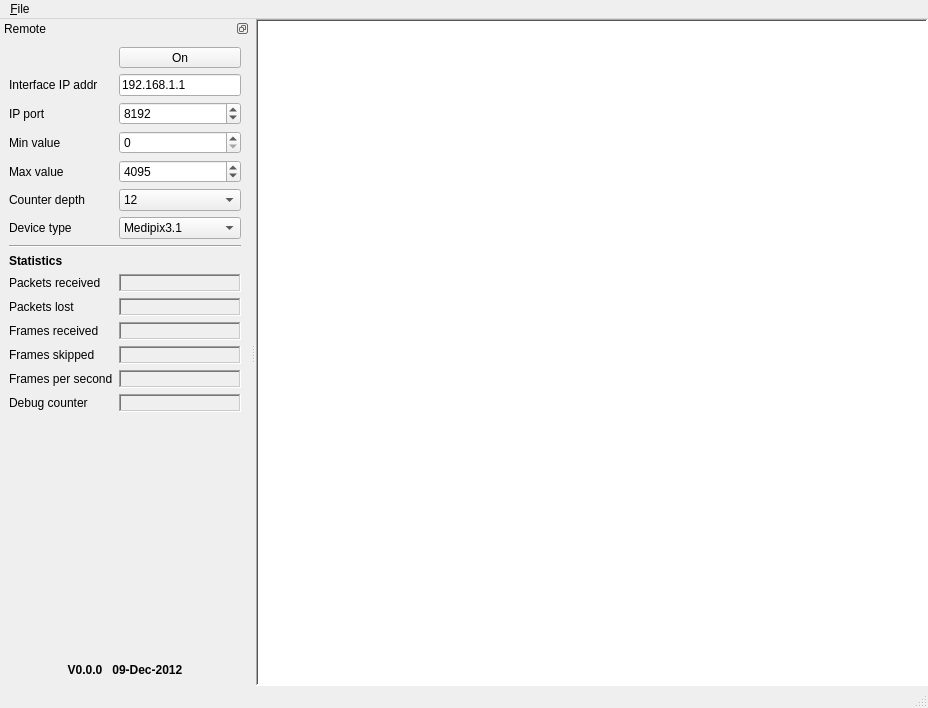
<?xml version="1.0" encoding="UTF-8"?>
<ui version="4.0">
 <class>SpidrTv</class>
 <widget class="QMainWindow" name="SpidrTv">
  <property name="geometry">
   <rect>
    <x>0</x>
    <y>0</y>
    <width>928</width>
    <height>708</height>
   </rect>
  </property>
  <property name="windowTitle">
   <string>SPIDR-TV</string>
  </property>
  <property name="windowIcon">
   <iconset resource="spidrtv.qrc">
    <normaloff>:/default/spidr.png</normaloff>:/default/spidr.png</iconset>
  </property>
  <widget class="QWidget" name="centralwidget">
   <layout class="QGridLayout" name="gridLayout">
    <property name="margin">
     <number>0</number>
    </property>
    <item row="0" column="0">
     <widget class="QLabel" name="_lbView">
      <property name="autoFillBackground">
       <bool>false</bool>
      </property>
      <property name="styleSheet">
       <string notr="true">background-color: white;</string>
      </property>
      <property name="frameShape">
       <enum>QFrame::WinPanel</enum>
      </property>
      <property name="frameShadow">
       <enum>QFrame::Sunken</enum>
      </property>
      <property name="text">
       <string/>
      </property>
      <property name="pixmap">
       <pixmap resource="spidrtv.qrc">:/default/spidrtv.png</pixmap>
      </property>
      <property name="scaledContents">
       <bool>true</bool>
      </property>
     </widget>
    </item>
   </layout>
  </widget>
  <widget class="QMenuBar" name="menubar">
   <property name="geometry">
    <rect>
     <x>0</x>
     <y>0</y>
     <width>928</width>
     <height>21</height>
    </rect>
   </property>
   <widget class="QMenu" name="menu_File">
    <property name="title">
     <string>&amp;File</string>
    </property>
    <addaction name="actionExit"/>
   </widget>
   <addaction name="menu_File"/>
  </widget>
  <widget class="QStatusBar" name="statusbar"/>
  <widget class="QDockWidget" name="dwZapper">
   <property name="minimumSize">
    <size>
     <width>250</width>
     <height>618</height>
    </size>
   </property>
   <property name="features">
    <set>QDockWidget::DockWidgetFloatable|QDockWidget::DockWidgetMovable</set>
   </property>
   <property name="allowedAreas">
    <set>Qt::LeftDockWidgetArea|Qt::RightDockWidgetArea</set>
   </property>
   <property name="windowTitle">
    <string>Remote</string>
   </property>
   <attribute name="dockWidgetArea">
    <number>1</number>
   </attribute>
   <widget class="QWidget" name="dockWidgetContents">
    <layout class="QFormLayout" name="formLayout">
     <property name="fieldGrowthPolicy">
      <enum>QFormLayout::AllNonFixedFieldsGrow</enum>
     </property>
     <item row="0" column="1">
      <widget class="QToolButton" name="_tbOn">
       <property name="sizePolicy">
        <sizepolicy hsizetype="Preferred" vsizetype="Preferred">
         <horstretch>1</horstretch>
         <verstretch>0</verstretch>
        </sizepolicy>
       </property>
       <property name="text">
        <string>On</string>
       </property>
      </widget>
     </item>
     <item row="1" column="0">
      <widget class="QLabel" name="label_14">
       <property name="text">
        <string>Interface IP addr</string>
       </property>
      </widget>
     </item>
     <item row="1" column="1">
      <widget class="QLineEdit" name="_leAdapter">
       <property name="text">
        <string>192.168.1.1</string>
       </property>
      </widget>
     </item>
     <item row="2" column="0">
      <widget class="QLabel" name="label">
       <property name="toolTip">
        <string>(Port)</string>
       </property>
       <property name="text">
        <string>IP port</string>
       </property>
      </widget>
     </item>
     <item row="2" column="1">
      <widget class="QSpinBox" name="_sbPort">
       <property name="minimum">
        <number>1</number>
       </property>
       <property name="maximum">
        <number>65535</number>
       </property>
       <property name="value">
        <number>8192</number>
       </property>
      </widget>
     </item>
     <item row="3" column="0">
      <widget class="QLabel" name="label_2">
       <property name="text">
        <string>Min value</string>
       </property>
      </widget>
     </item>
     <item row="3" column="1">
      <widget class="QSpinBox" name="_sbMinValue">
       <property name="maximum">
        <number>4095</number>
       </property>
       <property name="singleStep">
        <number>64</number>
       </property>
      </widget>
     </item>
     <item row="4" column="0">
      <widget class="QLabel" name="label_3">
       <property name="text">
        <string>Max value</string>
       </property>
      </widget>
     </item>
     <item row="4" column="1">
      <widget class="QSpinBox" name="_sbMaxValue">
       <property name="maximum">
        <number>16777215</number>
       </property>
       <property name="singleStep">
        <number>64</number>
       </property>
       <property name="value">
        <number>4095</number>
       </property>
      </widget>
     </item>
     <item row="5" column="0">
      <widget class="QLabel" name="label_17">
       <property name="text">
        <string>Counter depth</string>
       </property>
      </widget>
     </item>
     <item row="5" column="1">
      <widget class="QComboBox" name="_cbCounterDepth">
       <property name="currentIndex">
        <number>2</number>
       </property>
       <item>
        <property name="text">
         <string>1</string>
        </property>
       </item>
       <item>
        <property name="text">
         <string>4</string>
        </property>
       </item>
       <item>
        <property name="text">
         <string>12</string>
        </property>
       </item>
       <item>
        <property name="text">
         <string>24</string>
        </property>
       </item>
      </widget>
     </item>
     <item row="7" column="0" colspan="2">
      <widget class="Line" name="line">
       <property name="orientation">
        <enum>Qt::Horizontal</enum>
       </property>
      </widget>
     </item>
     <item row="10" column="0">
      <widget class="QLabel" name="label_4">
       <property name="font">
        <font>
         <weight>75</weight>
         <bold>true</bold>
        </font>
       </property>
       <property name="text">
        <string>Statistics</string>
       </property>
      </widget>
     </item>
     <item row="19" column="0">
      <spacer name="verticalSpacer">
       <property name="orientation">
        <enum>Qt::Vertical</enum>
       </property>
       <property name="sizeHint" stdset="0">
        <size>
         <width>20</width>
         <height>40</height>
        </size>
       </property>
      </spacer>
     </item>
     <item row="20" column="0">
      <spacer name="verticalSpacer_2">
       <property name="orientation">
        <enum>Qt::Vertical</enum>
       </property>
       <property name="sizeHint" stdset="0">
        <size>
         <width>20</width>
         <height>40</height>
        </size>
       </property>
      </spacer>
     </item>
     <item row="21" column="0">
      <spacer name="verticalSpacer_3">
       <property name="orientation">
        <enum>Qt::Vertical</enum>
       </property>
       <property name="sizeHint" stdset="0">
        <size>
         <width>20</width>
         <height>40</height>
        </size>
       </property>
      </spacer>
     </item>
     <item row="22" column="0">
      <spacer name="verticalSpacer_4">
       <property name="orientation">
        <enum>Qt::Vertical</enum>
       </property>
       <property name="sizeHint" stdset="0">
        <size>
         <width>20</width>
         <height>40</height>
        </size>
       </property>
      </spacer>
     </item>
     <item row="23" column="0">
      <spacer name="verticalSpacer_5">
       <property name="orientation">
        <enum>Qt::Vertical</enum>
       </property>
       <property name="sizeHint" stdset="0">
        <size>
         <width>20</width>
         <height>40</height>
        </size>
       </property>
      </spacer>
     </item>
     <item row="24" column="0" colspan="2">
      <widget class="QLabel" name="label_16">
       <property name="text">
        <string/>
       </property>
       <property name="pixmap">
        <pixmap resource="spidrtv.qrc">:/default/NIKHEF-logo-transparent.png</pixmap>
       </property>
       <property name="alignment">
        <set>Qt::AlignCenter</set>
       </property>
      </widget>
     </item>
     <item row="25" column="0" colspan="2">
      <widget class="QLabel" name="_lbVersion">
       <property name="font">
        <font>
         <weight>75</weight>
         <bold>true</bold>
        </font>
       </property>
       <property name="text">
        <string>V0.0.0   09-Dec-2012</string>
       </property>
       <property name="alignment">
        <set>Qt::AlignCenter</set>
       </property>
      </widget>
     </item>
     <item row="6" column="1">
      <widget class="QComboBox" name="_cbDeviceType">
       <item>
        <property name="text">
         <string>Medipix3.1</string>
        </property>
       </item>
       <item>
        <property name="text">
         <string>Medipix3RX</string>
        </property>
       </item>
      </widget>
     </item>
     <item row="6" column="0">
      <widget class="QLabel" name="label_10">
       <property name="text">
        <string>Device type</string>
       </property>
      </widget>
     </item>
     <item row="11" column="0">
      <widget class="QLabel" name="label_5">
       <property name="text">
        <string>Packets received</string>
       </property>
      </widget>
     </item>
     <item row="11" column="1">
      <widget class="QLabel" name="_lbPacketsRecv">
       <property name="frameShape">
        <enum>QFrame::WinPanel</enum>
       </property>
       <property name="frameShadow">
        <enum>QFrame::Sunken</enum>
       </property>
       <property name="text">
        <string>&lt;unknown&gt;</string>
       </property>
       <property name="margin">
        <number>1</number>
       </property>
      </widget>
     </item>
     <item row="12" column="0">
      <widget class="QLabel" name="label_6">
       <property name="text">
        <string>Packets lost</string>
       </property>
      </widget>
     </item>
     <item row="12" column="1">
      <widget class="QLabel" name="_lbPacketsLost">
       <property name="frameShape">
        <enum>QFrame::WinPanel</enum>
       </property>
       <property name="frameShadow">
        <enum>QFrame::Sunken</enum>
       </property>
       <property name="text">
        <string>&lt;unknown&gt;</string>
       </property>
       <property name="margin">
        <number>1</number>
       </property>
      </widget>
     </item>
     <item row="13" column="0">
      <widget class="QLabel" name="label_7">
       <property name="text">
        <string>Frames received</string>
       </property>
      </widget>
     </item>
     <item row="13" column="1">
      <widget class="QLabel" name="_lbFramesRecv">
       <property name="frameShape">
        <enum>QFrame::WinPanel</enum>
       </property>
       <property name="frameShadow">
        <enum>QFrame::Sunken</enum>
       </property>
       <property name="text">
        <string>&lt;unknown&gt;</string>
       </property>
       <property name="margin">
        <number>1</number>
       </property>
      </widget>
     </item>
     <item row="14" column="0">
      <widget class="QLabel" name="label_8">
       <property name="text">
        <string>Frames skipped</string>
       </property>
      </widget>
     </item>
     <item row="14" column="1">
      <widget class="QLabel" name="_lbFramesSkipped">
       <property name="frameShape">
        <enum>QFrame::WinPanel</enum>
       </property>
       <property name="frameShadow">
        <enum>QFrame::Sunken</enum>
       </property>
       <property name="text">
        <string>&lt;unknown&gt;</string>
       </property>
       <property name="margin">
        <number>1</number>
       </property>
      </widget>
     </item>
     <item row="15" column="0">
      <widget class="QLabel" name="label_9">
       <property name="text">
        <string>Frames per second</string>
       </property>
      </widget>
     </item>
     <item row="15" column="1">
      <widget class="QLabel" name="_lbFramesPerSec">
       <property name="frameShape">
        <enum>QFrame::WinPanel</enum>
       </property>
       <property name="frameShadow">
        <enum>QFrame::Sunken</enum>
       </property>
       <property name="text">
        <string>&lt;unknown&gt;</string>
       </property>
       <property name="margin">
        <number>1</number>
       </property>
      </widget>
     </item>
     <item row="16" column="0">
      <widget class="QLabel" name="label_15">
       <property name="text">
        <string>Debug counter</string>
       </property>
      </widget>
     </item>
     <item row="16" column="1">
      <widget class="QLabel" name="_lbDebugCounter">
       <property name="frameShape">
        <enum>QFrame::WinPanel</enum>
       </property>
       <property name="frameShadow">
        <enum>QFrame::Sunken</enum>
       </property>
       <property name="text">
        <string>&lt;unknown&gt;</string>
       </property>
      </widget>
     </item>
    </layout>
   </widget>
  </widget>
  <action name="actionExit">
   <property name="text">
    <string>E&amp;xit</string>
   </property>
  </action>
 </widget>
 <resources>
  <include location="spidrtv.qrc"/>
 </resources>
 <connections/>
</ui>
